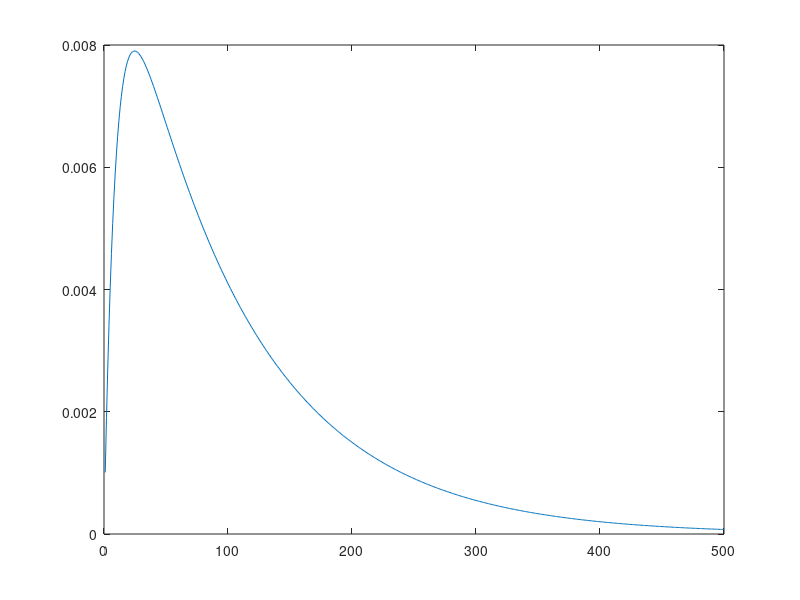

MATLAB code for this plot: (Note: this script raises an error after producing the figure.)
q = 252;
x = [1; zeros(q-1,1)];
a = 1-2/q; a2 = 1-10/q;
y1 = filter(1-a,[1, -a],x); 
y2 = filter(1-a,[1, -a],filter(1-a,[1, -a],x));
y3 = (y1 + 1.5*y2)/2;
y4 = -linspace(-q/3,q-q/3,q)'.^2/max(linspace(-q/3,q-q/3,q)'.^2)+1;
y5 = flip((1:q)'/q);
figure(20), plot([y1/max(y1) y2/max(y2) y3/max(y3), flip((1:q)'/q) ])
%figure(21), plot([y5 (y4+y5)/2 y4])
%% TEST TF filter on retunrs!!

q = 500;
x = [1; zeros(q-1,1)];
a = 1-1/100; a2 = 1-1/10;
y1 = filter(1-a,[1, -a],x); y2 = filter(1-a2,[1, -a2],x);
y3 = cumsum(y2)-cumsum(y1); y3 = y3/sum(y3);
sum((1:q)'.*y3)
%y2 = filter(1-a,[1, -a],filter(1-a,[1, -a],x));
%y3 = (y1 + 1.5*y2)/2;
figure(20), plot(y3)




%%
yzv=yangzhang(cat(3,Open,High,Low,Close), Config.yz_tau);
yz = sqrt(yzv([1 1:end-1],:));
dZ = [nan(1,size(Close,2)) ; diff(lvcf(Close))]./yz;
corrMat_t = estCorrMat(dZ, 100, 'EMA'); %has paramters
%corrMat_tm1 = cat(3, corrMat_t(:,:,1), corrMat_t(:,:,1:end-1));
figure(1), hold on
plot(squeeze(corrMat_t(36,19,:)))
corrMat_t = estCorrMat(dZ, 100, 'dEMA');
plot(squeeze(corrMat_t(36,19,:)))
corrMat_t = estCorrMat(dZ, 100, 'avgEMA');
plot(squeeze(corrMat_t(36,19,:)))
